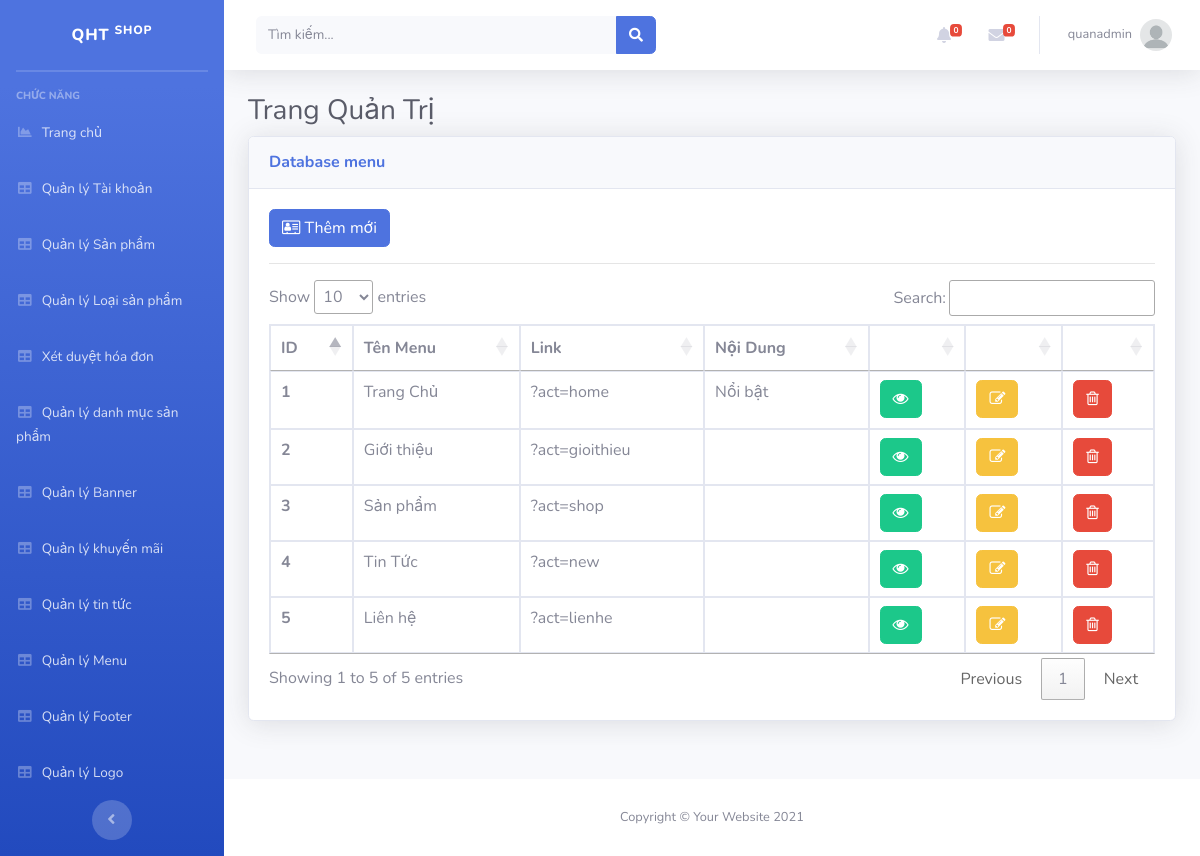
Screenshot of /Admin/index.php?mod=menu (signed in) with the database file from the repository.
### tables this page shows
CREATE TABLE `menu` (
  `id` int(11) NOT NULL,
  `TenMenu` varchar(255) NOT NULL,
  `Link` varchar(255) NOT NULL,
  `NoiDung` longtext NOT NULL
);

### Admin/MVC/controllers/MenuController.php (called while the page is built, shortened)
<?php
require_once("MVC/Models/menu.php");
class MenuController
{
	var $menu_model;
	function __construct()
	{
		$this->menu_model = new Menu();
	}
	public function list()
	{
		$data = $this->menu_model->All();
		require_once("MVC/Views/Admin/index.php");
	}
}

### Admin/MVC/Models/connection.php (called while the page is built, shortened)
<?php
    class Connection{
        function __construct()
        {
            $severname ="localhost";
            $username ="root";
            $password ="";
            $db_name ="wiroshop";
            $this->conn = new mysqli($severname,$username,$password,$db_name);
        }
    }
?>

### Admin/MVC/Models/model.php (called while the page is built, shortened)
<?php
require_once("connection.php");
class Model
{
    var $table;
    var $contens;
    function __construct()
    {
        $conn_obj = new Connection();
        $this->conn = $conn_obj->conn;
    }
    function All()
    {
        $query = "select * from $this->table ORDER BY $this->contens DESC ";
        require("result.php");
        return $data;
    }
}

### Admin/MVC/Models/result.php (called while the page is built)
<?php
$result = $this->conn->query($query);
$data = array();
while ($row = $result->fetch_assoc()) {
    $data[] = $row;
}
?>

### Admin/MVC/Views/menu/list.php (the view, shortened to what this page needs)
<?php if (isset($_SESSION['isLogin_Admin']) && $_SESSION['isLogin_Admin'] == true) { ?>
<a href="?mod=menu&act=add" type="button" class="btn btn-primary"><i class="fa fa-address-card-o" aria-hidden="true"></i>&nbsp;Thêm mới</a>
<?php } ?>
<hr>
<table class="table table-bordered" id="dataTable" width="100%" cellspacing="0">
  <thead>
    <tr>
      <th scope="col">ID</th>
      <th scope="col">Tên Menu</th>
      <th scope="col">Link</th>
      <th scope="col">Nội Dung</th>
      <th></th>
      <th></th>
      <th></th>
    </tr>
  </thead>
  <tbody>
    <?php foreach ($data as $row) { ?>
      <tr>
        <th scope="row"><?= $row['id'] ?></th>
        <td><?= $row['TenMenu'] ?></td>
        <td><?= $row['Link'] ?></td>
        <td><?= $row['NoiDung'] ?></td>
        <td>
          <a href="../index.php?act=home" type="button" class="btn btn-success" target="_blank"><i class="fa fa-eye" aria-hidden="true"></i></a>
        </td>
        <td>
           <?php if (isset($_SESSION['isLogin_Admin']) && $_SESSION['isLogin_Admin'] == true) { ?>
          <a href="?mod=menu&act=edit&id=<?= $row['id'] ?>" type="button" class="btn btn-warning"><i class="fa fa-pencil-square-o" aria-hidden="true"></i></a>
          <?php } ?>
        </td>
        <td>
           <?php if (isset($_SESSION['isLogin_Admin']) && $_SESSION['isLogin_Admin'] == true) { ?>
          <a href="?mod=menu&act=delete&id=<?= $row['id'] ?>" onclick="return confirm('Bạn có thật sự muốn xóa ?');" type="button" class="btn btn-danger"><i class="fa fa-trash-o" aria-hidden="true"></i></a>
          <?php } ?>
        </td>
      </tr>
    <?php } ?>
  </tbody>
</table>

### rows the page displays
menu: id "5", TenMenu "Liên hệ", Link "?act=lienhe"
menu: id "4", TenMenu "Tin Tức", Link "?act=new"
menu: id "3", TenMenu "Sản phẩm", Link "?act=shop"
menu: id "2", TenMenu "Giới thiệu", Link "?act=gioithieu"
menu: id "1", TenMenu "Trang Chủ", Link "?act=home", NoiDung "Nổi bật"

### other values shown
$_SESSION['login']['TaiKhoan'] "quanadmin"
$mod "menu"
